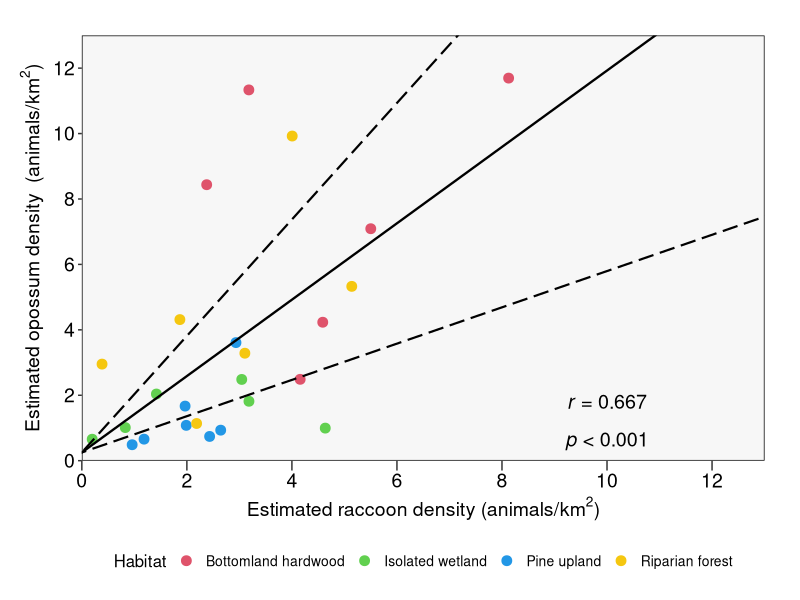
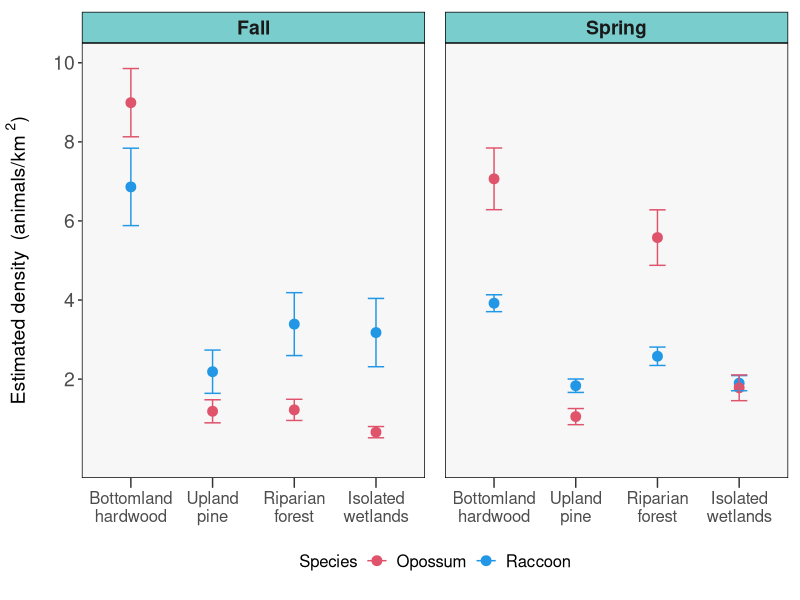

Reproduce these figures in R, in order.

library(stringr)
library(ggplot2)
library(dplyr)
#Figure 2
GridYear<-read.csv("GridYearRevision.csv")
GridYear$Site<-paste(GridYear$Grid, GridYear$Year, GridYear$Season, sep=" ")
opp<-subset(GridYear, Species=="Opossum")
racc<-subset(GridYear, Species=="Raccoon")
opp<-opp %>% arrange(Site)
racc<-racc %>% arrange(Site)
all<-bind_cols(opp, racc)
names(all)[names(all) == "mean...6"] <- "OpossumDensity"
names(all)[names(all) == "mean...17"] <- "RaccoonDensity"
names(all)[names(all) == "Grid...2"] <- "Grid"
submeany <- aggregate(all$OpossumDensity, by = list(all$Grid), mean)
submeanx <- aggregate(all$RaccoonDensity, by = list(all$Grid), mean)
alltot<-bind_cols(submeanx, submeany)
names(alltot)[names(alltot) == "x...4"] <- "Opossum"
names(alltot)[names(alltot) == "x...2"] <- "Raccoon"
names(alltot)[names(alltot) == "Group.1...1"] <- "Grid"
alltot$Habitat<- str_sub(alltot$Grid, 1,1)
alltot$Habitat[alltot$Habitat == "B"] <- "Bottomland hardwood"
alltot$Habitat[alltot$Habitat == "P"] <- "Pine upland"
alltot$Habitat[alltot$Habitat == "R"] <- "Riparian forest"
alltot$Habitat[alltot$Habitat == "W"] <- "Isolated wetland"

vars <- c("#DF536B", "#61D04F","#2297e6", "#F5C710")
textPart1 <- "paste(italic(r), \" = 0.667\")"  
textPart2 <- "paste(italic(p), \" < 0.001\")" 
petal.lm<-lm(Opossum~Raccoon, alltot)

ggplot(alltot, aes(x = Raccoon, y = Opossum, color=Habitat, label=Grid))+geom_point(size=3)+
  scale_color_manual(values=vars)+
  geom_abline(slope = coef(petal.lm)[["Raccoon"]], 
              intercept = coef(petal.lm)[["(Intercept)"]], linewidth=0.8)+geom_abline(slope = coef(petal.lm)[["Raccoon"]]+0.613, 
                                                                                      intercept = coef(petal.lm)[["(Intercept)"]], linewidth=0.75, linetype="longdash")+
  geom_abline(slope = coef(petal.lm)[["Raccoon"]]-0.613, 
              intercept = coef(petal.lm)[["(Intercept)"]], linewidth=0.75,  linetype="longdash")+
  theme(panel.border = element_rect(colour='black', fill='NA'), 
        panel.background = element_rect(fill='gray97'), panel.grid = element_line(colour = NA), panel.spacing = unit(1, "lines"),
        legend.key = element_rect(fill='white'), legend.text=element_text(size=10), legend.title = element_text(size=12),
        axis.text=element_text(size=14, color="black"), legend.position = "bottom",
        axis.title = element_text(size=14, vjust=3.9))+
  theme(plot.margin=unit(c(0.9,0.9,0.5,0.5), "cm"), axis.ticks.length.x =unit(.25, "cm"))+
  labs(x = expression(paste("Estimated raccoon density ","(animals/km"^2 ,")")), 
       y= expression(paste("Estimated opossum density ", " (animals/km"^2 ,")"))) + 
  scale_x_continuous(breaks=c(0,2,4,6,8,10,12), expand=c(0,0), limits = c(0,13))+
  scale_y_continuous(breaks=c(0,2,4,6,8,10,12), expand=c(0,0),limits = c(0,13))+
  annotate("text", x=10, y=1.8, label= paste(textPart1), parse=TRUE, size=5)+
  annotate("text", x=10, y=0.6, label= paste(textPart2), parse=TRUE, size=5)

#Figure 3
vars <- c("#DF536B", "#2297e6", "#F5C710")
Density<-read.csv("DensityRevision.csv")
ggplot(Density, aes(x=Habitat, y=mean, color=Species))+geom_point(size=3)+geom_errorbar(aes(ymin=mean-se, ymax=mean+se), 
                                                                                        data=Density, width=0.2)+
  facet_grid(~Season, scales="free_x")+
  theme(strip.background=element_rect(color="black", fill="darkslategray3"), panel.border = element_rect(colour='black', fill='NA'), 
        panel.background = element_rect(fill='gray97'), panel.grid = element_line(colour = NA), panel.spacing = unit(1, "lines"),
        legend.key = element_rect(fill='white'), legend.position="bottom", 
        legend.text=element_text(size=12), legend.title = element_text(size=12),
        axis.text=element_text(size=14), axis.title.x = element_blank(),axis.text.x = element_text(size=12),
        axis.title.y = element_text(size=14, vjust=3.9), strip.text = element_text(size=14, face="bold"))+
  theme(plot.margin=unit(c(0.3,0.3,0.5,0.5), "cm"), axis.ticks.length.x =unit(.25, "cm"))+
  scale_y_continuous(breaks=c(2,4,6,8,10), limits = c(0,10))+
  labs(y = expression(paste("Estimated density  ", "(animals/km "^2 ,")")))+scale_color_manual(values=vars)+
  scale_x_discrete(labels=c('Bottomland\nhardwood','Upland\npine', 'Riparian\nforest', 'Isolated\nwetlands'))

